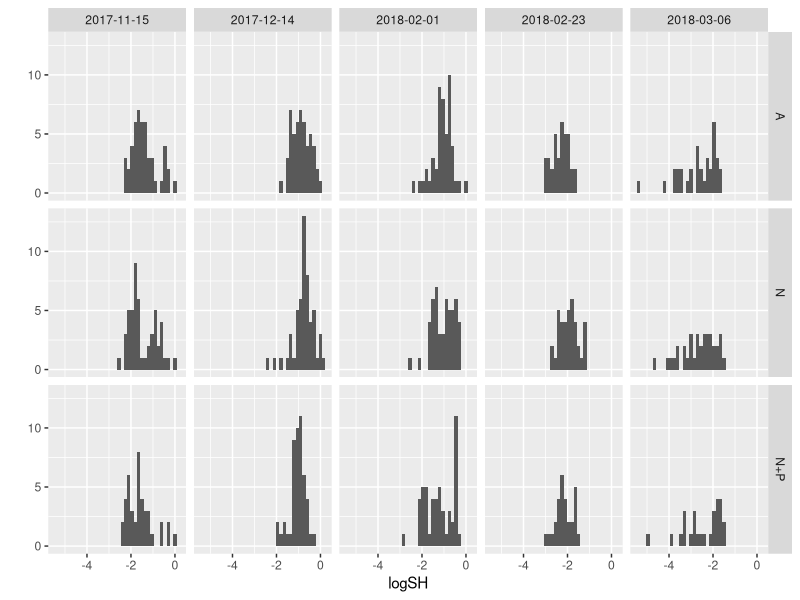
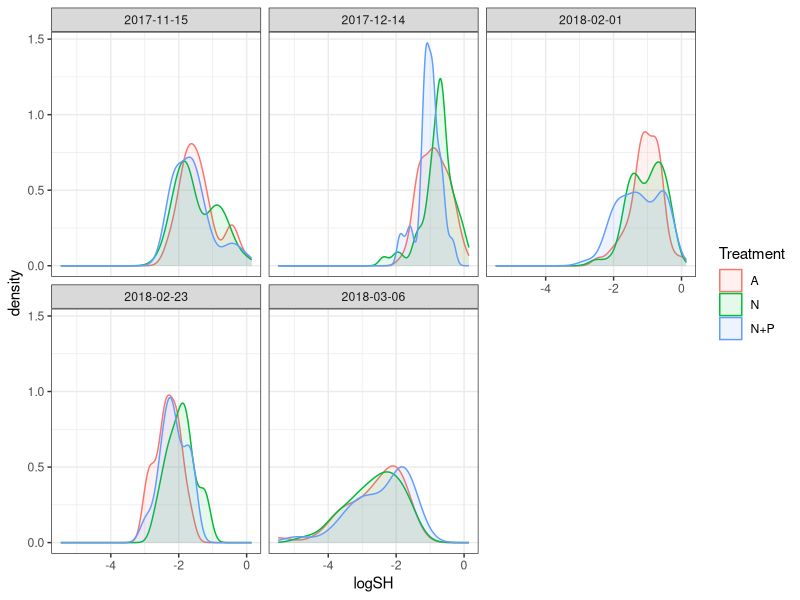
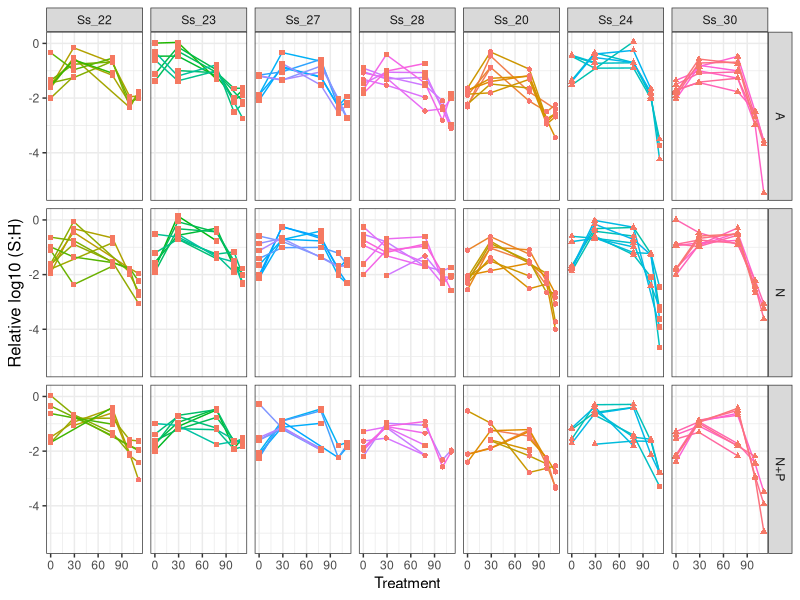
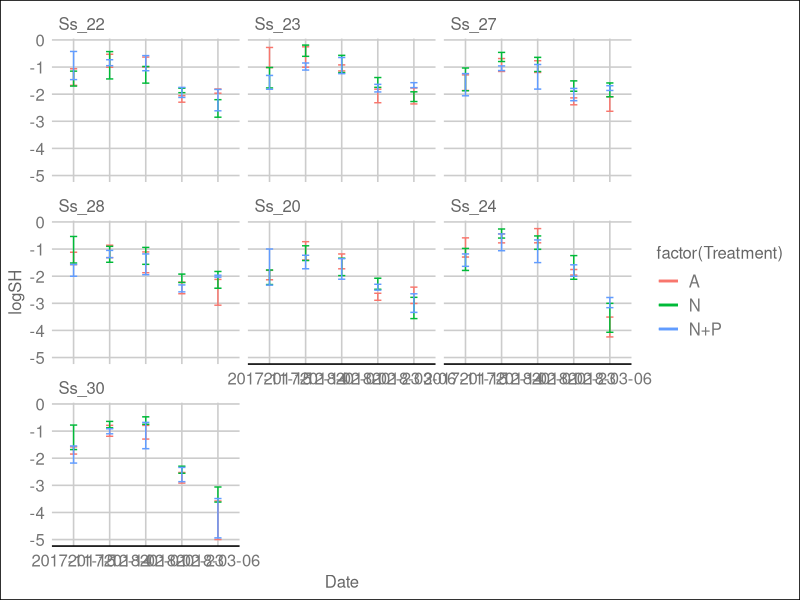
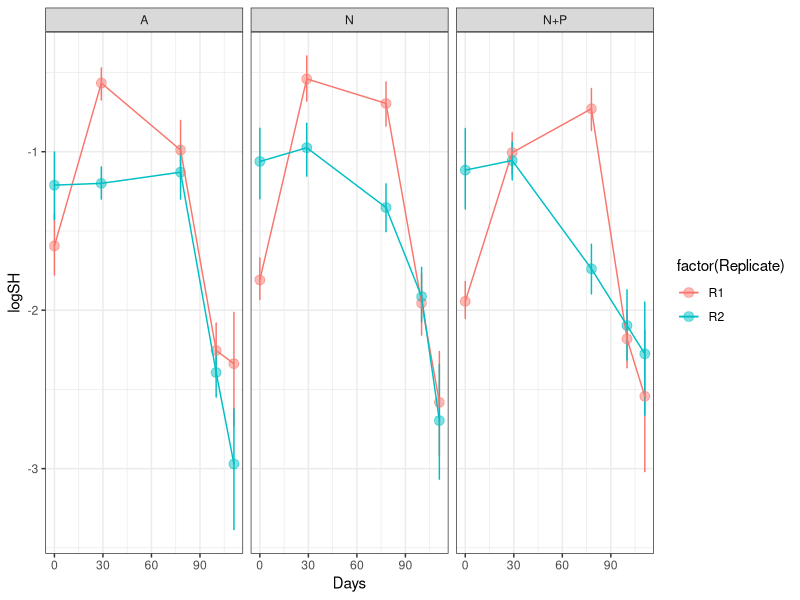
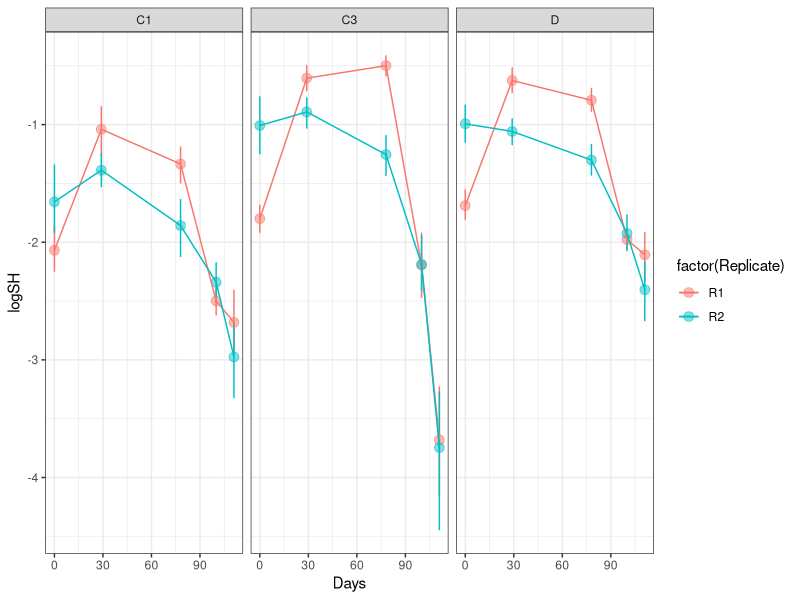
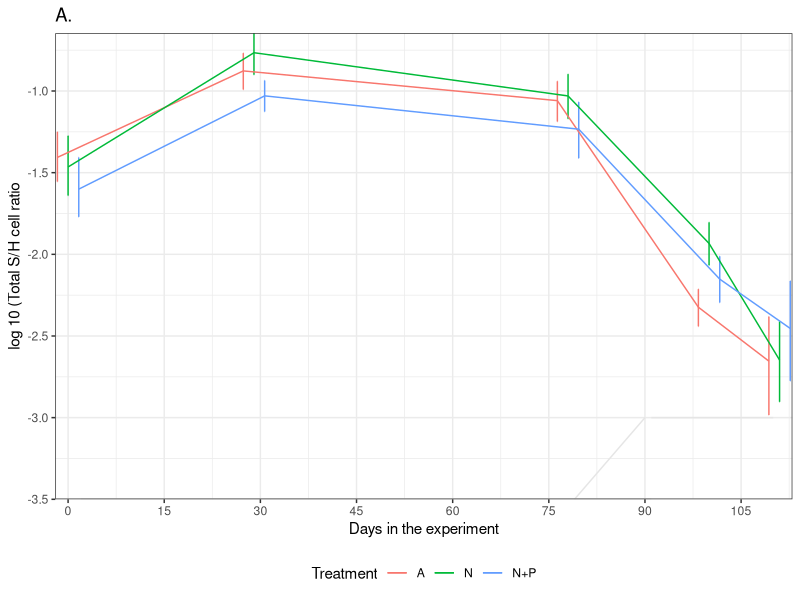
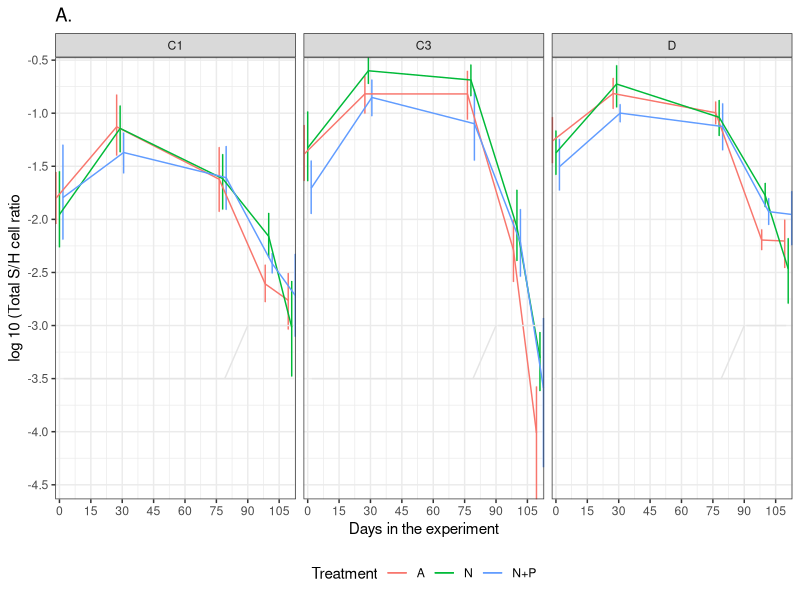

These charts were generated, in order, by the following R code: (Note: this script raises an error after producing the figures.)
## ---- chunk 1
knitr::opts_chunk$set(echo = TRUE, warning=FALSE, message=FALSE)
## ---- chunk 2

# Get all libraries and sources required to run the script
        library(plyr)
        library(dplyr)
        library(reshape2)

        library(ggplot2)
        library(ggthemes)
        library(scales)

        library(lme4)
        library(lmerTest)
        library(emmeans)
    
        library(skimr)

# Default ggplot settings

    Fill.colour<-scale_colour_manual(values = c("black", "gray70", "gray35"))

    ggthe_bw<-theme(plot.background=element_blank(),
          panel.grid.major.y = element_blank(),
          panel.grid.major.x = element_blank(),
          panel.grid.minor.x = element_blank(),
          panel.grid.minor.y = element_blank(),
          legend.box.background = element_rect(),
          panel.background =element_rect(fill = NA, color = "black")
          )+
    theme_bw()
## ---- chunk 3

# Import the data
  qPCR.variables  <- read.csv("Outputs/Ssid_SH_cell_ratio.csv", header = T)

# Remove blastate samples
  qPCR.variables<-subset(qPCR.variables, Date!="2018-02-05")
    
 
# Variable types 
str(qPCR.variables)
  qPCR.variables$Genotype<-factor(qPCR.variables$Genotype, 
                                   levels=c("Ss_22","Ss_23","Ss_27", "Ss_28",
                                          "Ss_20", "Ss_24","Ss_30"))
  qPCR.variables$DaysF<-as.factor(qPCR.variables$Days)
  
  summary(qPCR.variables)
  skim(qPCR.variables)

## ---- chunk 4
  HistoL_SH<-qplot(logSH, data=qPCR.variables, binwidth=0.15)
   HistoL_SH + facet_grid(Treatment~Date)
   
  ggplot(qPCR.variables, aes(logSH, fill = Treatment , colour = Treatment)) +
   geom_density(alpha = 0.1) + facet_wrap(~Date) + ggthe_bw

## ---- chunk 5

logSHGenotype <- ggplot(qPCR.variables, aes(Days, logSH)) +
  geom_line(aes(colour=Fragment))+geom_point(aes(shape=factor(Community), colour=factor(Community)))+
  # geom_jitter(aes(colour=factor(Replicate))) +
      # stat_summary(fun.data = "mean_cl_boot",geom = "errorbar", width = 0.2)+
      #stat_summary(fun.y=mean, geom="point", size =3, alpha=0.5) +
      # stat_summary(fun.y=mean, geom="line", size =1, alpha=0.5) + 
      facet_grid(Treatment~Genotype) +
      ggthe_bw +theme(legend.position = "none" )

logSHGenotype + ylab("Relative log10 (S:H)") + xlab("Treatment") +  
      theme(axis.title.y=element_text(size=12), legend.position="none")


logSHTreatment <- ggplot(qPCR.variables, aes(Date, logSH, colour=factor(Treatment))) +
       # geom_jitter(aes(colour=factor(Treatment))) +
       stat_summary(fun.data = "mean_cl_boot",geom = "errorbar", width = 0.2)+
       stat_summary(fun.y=mean, geom="line", size =1) +
       theme_gdocs() 
logSHTreatment + facet_wrap(~Genotype)

logSH_Replicate<- ggplot(qPCR.variables, aes (Days, logSH, 
                                             colour=factor(Replicate))) +
  stat_summary(fun.data = "mean_cl_boot",geom = "errorbar", width = 0.2 )+
  stat_summary(fun.y=mean, geom="point", size =3, alpha=0.5) +
  stat_summary(fun.y=mean, geom="line") + facet_grid (~Treatment) + ggthe_bw
logSH_Replicate 
logSH_Replicate+ facet_grid(~Community)

logSHTreatment <- ggplot (qPCR.variables, aes(Days, logSH, colour=Treatment)) + 
  ggtitle("A.") +  # geom_point(alpha=0.3) +
  ggthe_bw +  theme(legend.position="bottom") +
  
  stat_summary(fun.data = "mean_cl_boot",geom = "errorbar", 
                    position = position_dodge(width = 5), width = 0.2 )+
  #stat_summary(fun.y=mean, geom="point", size =3, alpha=0.5, 
       #            position = position_dodge(width = 1)) +
  stat_summary(fun.y=mean, geom="line", position = position_dodge(width = 5)) + 

  scale_y_continuous(breaks = seq(-5, 0.5, 0.5),
                    expand = c(0,0),
                  name=("log 10 (Total S/H cell ratio")) +
  scale_x_continuous(name="Days in the experiment",
                         limits = c(-2,113),
                         breaks = seq(0, 110, 15),  
                         expand = c(0, 0)) +  
 
      annotate("segment", x = 2, xend = 91, y = -3.5, yend = -3.5,
                colour = "gray90")+
      annotate("segment", x = 79, xend = 90, y = -3.5, yend = -3,
                colour = "gray90")+
      annotate("segment", x = 91, xend = 110, y = -3, yend = -3,
                colour = "gray90")
logSHTreatment

#logSHTreatment + facet_wrap(~Genotype)
logSHTreatment + facet_wrap(~Community)
## ---- chunk 6
logC_Treatment <- ggplot(qPCR.variables,
                         aes(Days, logC.SH, colour=factor(Fragment))) +
     geom_line()+ 
     #geom_jitter(aes(colour=factor(Replicate))) +
         #stat_summary(fun.data = "mean_cl_boot",geom = "errorbar", width = 0.2)+
         #stat_summary(fun.y=mean, geom="line", size =1, alpha=0.5) + 
         ggthe_bw +  theme(legend.position = "none" )
logC_Treatment
logC_Treatment + facet_grid(Genotype~Treatment)
logC_Treatment + facet_grid(Community~Treatment)
## ---- chunk 7
logD_genotype <- ggplot(qPCR.variables,
                         aes(Days, logD.SH, colour=factor(Fragment))) +
     geom_line()+ 
     #geom_jitter(aes(colour=factor(Replicate))) +
         #stat_summary(fun.data = "mean_cl_boot",geom = "errorbar", width = 0.2)+
         #stat_summary(fun.y=mean, geom="line", size =1, alpha=0.5) + 
         ggthe_bw +  theme(legend.position = "none" )
logD_genotype
logD_genotype + facet_grid(Genotype~Treatment)

logD_Treat <- ggplot(qPCR.variables,
                         aes(Days, logD.SH, colour=factor(Treatment))) +
     #geom_jitter(aes(colour=factor(Replicate))) +
        stat_summary(fun.data = "mean_cl_boot",geom = "errorbar", width = 0.2)+
        stat_summary(fun.y=mean, geom="line", size =1, alpha=0.5) + 
        ggthe_bw +  theme(legend.position = "none" )
logD_Treat
logD_Treat + facet_grid(Community~Treatment)

## ---- chunk 8
D.PTreatment <- ggplot(qPCR.variables, aes(Days, D.Prp, colour=Fragment)) +
        ggthe_bw +  theme(legend.position="none") +  
        geom_jitter(aes(shape=factor(Replicate)), alpha=0.5) +
        geom_line() + facet_grid (Genotype~Treatment) +
  
      annotate("segment", x = 2, xend = 91, y = 0, yend = 0,
                colour = "gray90")+
      #annotate("text", x = 45, y = 0.2, label = "Nutrients", size=3)+
    
      annotate("segment", x = 79, xend = 90, y = 0, yend = 0.3,
                colour = "gray90")+
    
      annotate("segment", x = 91, xend = 110, y = 0.3, yend = 0.3,
                colour = "gray90")+
      #annotate("text", x = 99, y = 0.3, label = "Heat", size=3)+

      scale_y_continuous(breaks = seq(0, 1, 0.3),
                     name=("Durusdinium proportion (D/H)/(S/H)")) +
      scale_x_continuous(name="Days in the experiment",
                           limits = c(-2,113),
                         breaks = seq(0, 110, 45),  
                         expand = c(0, 0))
D.PTreatment
## ---- chunk 9
# Removing weird points and colonies not used 
  qPCR.variables_2<-subset(qPCR.variables, Date!="2017-12-14")
  qPCR.variables_2<-subset(qPCR.variables_2, TotalSH<0.8)
 
  
logSH_Genotype<- ggplot(qPCR.variables_2, aes (Days, logSH, 
                     colour=factor(Fragment))) +
  theme_gdocs() + geom_line()+ facet_grid (Genotype~Treatment)#+
logSH_Genotype + theme(legend.position = "none" ) + geom_point()

## ---- chunk 10
logSHTreatment <- ggplot (qPCR.variables_2, aes(Days, logSH, colour=Treatment)) +  theme_bw() + ggtitle("A.")+
    theme(plot.background=element_blank(), 
            panel.border = element_blank(),
            axis.line = element_line(colour = "black"),
            panel.grid.major = element_blank(),
            panel.grid.minor = element_blank(),
            legend.position="bottom",
            strip.background = element_rect(fill="white")) +
       #geom_jitter(aes(colour=factor(Replicate))) +
       stat_summary(fun.data = "mean_cl_boot",geom = "errorbar", 
                    position = position_dodge(width = 2), width = 0.2 )+
      #stat_summary(fun.y=mean, geom="point", size =3, alpha=0.5, 
       #            position = position_dodge(width = 1)) +
       stat_summary(fun.y=mean, geom="line") + 
        annotate("rect", xmin= 2, xmax = 91,
                 ymin = -2, ymax = -1.5, fill="blue", alpha = 0.04)+
        annotate("rect", xmin= 79, xmax = 90,
                 ymin = -2, ymax = -0.1, fill="orange", alpha = 0.04)+
        annotate("rect", xmin= 90, xmax = 113,
               ymin =  -2, ymax = -0.1, fill="red", alpha = 0.04)+
      scale_y_continuous(breaks = seq(0, 0.4, 0.1),
                    expand = c(0,0),
                   name=("Symbiodinium / A.cervicornis (A/H) cell ratio")) +
      scale_x_continuous(name="Days in the experiment",
                         limits = c(-2,113),
                         breaks = seq(0, 110, 15),  
                         expand = c(0, 0)) # +
  #facet_wrap (~Genotype)


  logSHTreatment
  
  ggsave(file="5.3A_AH.svg", plot=logSHTreatment, width=3.0, height=6)
  ggsave(file="5.3A_AH_NoGenotype.svg", plot=logSHTreatment, width=3.0, height=3)

  
  # NOT log 10
  
  SHTreatment_2 <- ggplot (qPCR.variables_2, aes(Days, C.Ssid, colour=Treatment)) +  theme_bw() + ggtitle("C.")+
    theme(plot.background=element_blank(), 
            panel.border = element_blank(),
            axis.line = element_line(colour = "black"),
            panel.grid.major = element_blank(),
            panel.grid.minor = element_blank(),
            legend.position="bottom",
            strip.background = element_rect(fill="white")) +
       #geom_jitter(aes(colour=factor(Replicate))) +
       stat_summary(fun.data = "mean_cl_boot",geom = "errorbar", 
                    position = position_dodge(width = 2), width = 0.2 )+
      #stat_summary(fun.y=mean, geom="point", size =3, alpha=0.5, 
       #            position = position_dodge(width = 1)) +
       stat_summary(fun.y=mean, geom="line") +
        annotate("rect", xmin= 2, xmax = 91,
                 ymin = 0, ymax = 0.05, fill="blue", alpha = 0.04)+
        annotate("rect", xmin= 79, xmax = 90,
                 ymin = 0, ymax = 0.25, fill="orange", alpha = 0.04)+
        annotate("rect", xmin= 90, xmax = 113,
               ymin = 0, ymax = 0.25, fill="red", alpha = 0.04)+
      scale_x_continuous(name="Days in the experiment",
                         limits = c(-2,113),
                         breaks = seq(0, 110, 15),  
                         expand = c(0, 0))
  # facet_grid (Genotype~Community)

  SHTreatment_2
  
  #ggsave(file="5.3A_AH_2.svg", plot=SHTreatment_2, width=3.0, height=6)
  ggsave(file="5.3C_SH_NoGenotype_2.svg", plot=SHTreatment_2, width=3.0, height=3)

# Day as factor

LM_Ssid.qpCR<-lmer(logSH ~ Treatment * DaysF + (1|Replicate) + (1|Genotype/Fragment), data= qPCR.variables_2)
step(LM_Ssid.qpCR)
summary(LM_Ssid.qpCR)

LM_Ssid.qpCR<-lmer(logSH ~ Treatment * DaysF + Replicate + (1|Genotype),
                   data= qPCR.variables_2)
step(LM_Ssid.qpCR)
Ssid.YII.emm<-emmeans(LM_Ssid.qpCR, ~Treatment * DaysF)
     contrast(Ssid.YII.emm, "tukey")
    # Effect plot options
emmip(LM_Ssid.qpCR, ~DaysF|Treatment, CIs = TRUE, aes(Genotype=factor(Treatment))) + theme_gdocs() # interaction plot of predictions

    
    # Pairwise comparisons
    pairs(Ssid.YII.emm) # same than contrast(Ssid.YII.emm, "tukey")
    plot(emmeans(LM_Ssid.qpCR, ~Treatment|DaysF), comparisons = TRUE) +
        theme_gdocs() # Tukey comparission (do not trust CI to compare EMMs)
    
    plot(emmeans(LM_Ssid.qpCR, ~Treatment|DaysF), comparisons = TRUE) +
      coord_flip(xlim = NULL, ylim = NULL, expand = TRUE) + facet_wrap(~DaysF) +
      theme_gdocs()
    
    EMM_AH<-cld(Ssid.YII.emm, by=NULL) # compact-letter display
    write.csv(EMM_AH, "EMM_AH.csv")  
    
  qPCR.variables_3<-subset(qPCR.variables, Date!="2018-02-23")   
  qPCR.variables_3<-subset(qPCR.variables_3, Sample!="22-18_2018-03-06")   
  SampleSize <- data.frame(table(qPCR.variables_3$Fragment))
  colnames(SampleSize)<-c("Fragment","Times")
  qPCR.variables_3<-join(qPCR.variables_3, SampleSize, type = "left")
  qPCR.variables_3<-subset(qPCR.variables_3, Times>2)
  
  

D.PTreatment <- ggplot(qPCR.variables_3, aes(Days, D.Prp, colour=Fragment)) + theme_bw() +
            theme(plot.background=element_blank(), 
            panel.border = element_blank(),
            axis.line = element_line(colour = "black"),
            panel.grid.major = element_blank(),
            panel.grid.minor = element_blank(),
            legend.position="none",
            strip.background = element_rect(fill="white")) +
         #geom_jitter(aes(colour=factor(Replicate))) +
         geom_line() + 
         annotate("rect", xmin= 2, xmax = 91,
                 ymin = 0, ymax = 0.2, fill="blue", alpha = 0.04)+
          annotate("rect", xmin= 79, xmax = 90,
                 ymin = 0, ymax = 1, fill="orange", alpha = 0.04)+
          annotate("rect", xmin= 90, xmax = 113,
               ymin =  0, ymax = 1, fill="red", alpha = 0.04)+
        scale_y_continuous(breaks = seq(0, 1, 0.3),
                     name=("Durusdinium proportion (D/H)/(S/H)")) +
        scale_x_continuous(name="Days in the experiment",
                           limits = c(-2,113),
                         breaks = seq(0, 110, 45),  
                         expand = c(0, 0)) +
      facet_grid (Treatment~Genotype, labeller = labeller(Genotype=c(
                                    `30` = "S.sid_30", 
                                    `20` = "S.sid_20",
                                   `24` = "S.sid_24", 
                                    `28` = "S.sid_28",
                                   `27` = "S.sid_27",
                                   `23` = "S.sid_23",
                                   `22` = "S.sid_22")))

D.PTreatment
ggsave(file="D.PTreatment.svg", plot=D.PTreatment, width=6.0, height=4.0)


    
## ---- chunk 11
 # Claculate relative changes (1 - Control)
      
          # Summary per Genotype per Treatment
          library(plyr)
          SH.Summary <- plyr::ddply (qPCR.variables, . (Genotype, Treatment, Days),summarise, 
                                                A.H_mean = mean (A.Ssid , na.rm = F), 
                                                A.H_sd = sd (A.Ssid, na.rm = F))
          
        SH.SummaryCon<-subset(SH.Summary, Treatment=="Control" )
        SH.SummaryCon$Genotype_Day<-paste(SH.SummaryCon$Genotype, SH.SummaryCon$Days, sep = "_")
        qPCR.variables$Genotype_Day<-paste(qPCR.variables$Genotype, qPCR.variables$Days, sep = "_")
          
        qPCR.variables$Control.A.H<- 
                SH.SummaryCon[match(qPCR.variables$Genotype_Day, SH.SummaryCon$Genotype_Day),"A.H_mean"] 
        qPCR.variables$Control_A.Ssid<-((qPCR.variables$A.Ssid)-qPCR.variables$Control.A.H)
          
        HistoL_SH<-qplot(Control_A.Ssid, data=qPCR.variables, binwidth=0.1)
          HistoL_SH + facet_grid(Treatment~Date)
          
          
logSHTreatment <- ggplot(qPCR.variables, aes(Days, (Control_A.Ssid*100), colour=factor(Treatment))) +
       # geom_jitter(aes(colour=factor(Replicate))) +
       stat_summary(fun.data = "mean_cl_boot",geom = "errorbar", 
                    position = position_dodge(width = 1), width = 0.2 )+
      stat_summary(fun.y=mean, geom="point", size =3, alpha=0.5, 
                   position = position_dodge(width = 1)) +
       stat_summary(fun.y=mean, geom="line", size =1, alpha=0.5) + 
       theme_gdocs() 

logSHTreatment + ylab("Relative (A/H)") + xlab("Days in nutrient treatment") +  
      theme(axis.title.y=element_text(size=12), legend.position="none")

## ---- chunk 12

qPCR.blastate<-qPCR.variables[((qPCR.variables$Date=="2018-02-05") |
                                 (qPCR.variables$Date=="2018-03-08")), ]
  
qPCR.razor <- droplevels(qPCR.variables[!rownames(qPCR.variables) %in% rownames(qPCR.blastate), ])  

write.csv(qPCR.razor, "Ssid_Razor_qPCR.csv")
write.csv(qPCR.blastate, "Ssid_Blastate_qPCR.csv")


logSHTreatment <- ggplot(qPCR.razor, aes(Days, (Control_A.Ssid*100), colour=factor(Treatment))) +
       # geom_jitter(aes(colour=factor(Replicate))) +
       stat_summary(fun.data = "mean_cl_boot",geom = "errorbar", 
                    position = position_dodge(width = 1), width = 0.2 )+
      stat_summary(fun.y=mean, geom="point", size =3, alpha=0.5, 
                   position = position_dodge(width = 1)) +
       stat_summary(fun.y=mean, geom="line", size =1, alpha=0.5) + 
       theme_gdocs() 

logSHTreatment + ylab("Relative (A/H)") + xlab("Days in nutrient treatment") +  
      theme(axis.title.y=element_text(size=12), legend.position="none") +
      facet_wrap(~Genotype)


## ---- chunk 13

#   qPCR.razor <- qPCR.razor[!(qPCR.razor$Genotype == "F"), ]
#     qPCR.razor <- qPCR.razor[!(qPCR.razor$Genotype == "Yellow"), ]
#     qPCR.razor <- qPCR.razor[!(qPCR.razor$Genotype == "Red and Yellow"), ]
# 
# logSHTreatment <- ggplot(qPCR.razor, aes(Days, (Control_A.Ssid*100), colour=factor(Treatment))) +
#        # geom_jitter(aes(colour=factor(Replicate))) +
#        stat_summary(fun.data = "mean_cl_boot",geom = "errorbar", 
#                     position = position_dodge(width = 1), width = 0.2 )+
#       stat_summary(fun.y=mean, geom="point", size =3, alpha=0.5, 
#                    position = position_dodge(width = 1)) +
#        stat_summary(fun.y=mean, geom="line", size =1, alpha=0.5) + 
#        theme_gdocs() 
# 
# logSHTreatment + ylab("Relative (A/H)") + xlab("Days in nutrient treatment") +  
#       theme(axis.title.y=element_text(size=12), legend.position="none")


## ---- chunk 14
# Libraries 
     library(ggplot2)
     library(ggthemes)
     library(lme4)
     library(emmeans)
## ---- chunk 15
############################
# Only nutrients

qPCR.nutrients<-subset(qPCR.variables, qPCR.variables$Days<80)
qPCR.nutrients<-subset(qPCR.nutrients, qPCR.variables$logSH>-2.5)
qPCR.nutrients<-subset(qPCR.nutrients, !(Genotype=="F"))
qPCR.nutrients<-subset(qPCR.nutrients, !(Genotype=="Yellow"))
qPCR.nutrients_wide<-YII.Wide<- reshape(qPCR.nutrients, idvar = "Fragment", timevar = "Days", direction = "wide")

    qPCR.nutrients <- qPCR.nutrients[!(qPCR.nutrients$Genotype == "F"), ]
    qPCR.nutrients <- qPCR.nutrients[!(qPCR.nutrients$Genotype == "Yellow"), ]
    qPCR.nutrients <- qPCR.nutrients[!(qPCR.nutrients$Genotype == "Red and Yellow"), ]

qPCR.nutrients_wide<-qPCR.nutrients_wide[complete.cases(qPCR.nutrients_wide), ]

# qPCR.nutrients.complete<-melt(qPCR.nutrients_wide, id.vars = c("Sample"))
# qPCR.nutrients$Mortality[((is.na(qPCR.nutrients$logSH)) & (qPCR.nutrients$Days>74))]<-"Died"
 
logSHTreatment <- ggplot(qPCR.nutrients, aes(Days, (Control_A.Ssid*100), colour=factor(Treatment))) +
       # geom_jitter(aes(colour=factor(Replicate))) +
       stat_summary(fun.data = "mean_cl_boot",geom = "errorbar", 
                    position = position_dodge(width = 1), width = 0.2 )+
      stat_summary(fun.y=mean, geom="point", size =3, alpha=0.5, 
                   position = position_dodge(width = 1)) +
       stat_summary(fun.y=mean, geom="line", size =1, alpha=0.5) + 
       theme_gdocs() 

logSHTreatment + ylab("Relative (A/H)") + xlab("Days in nutrient treatment") +  
      theme(axis.title.y=element_text(size=12), legend.position="none")
                       

logSHGenotype <- ggplot(qPCR.nutrients, aes(Date, logSH, colour=factor(Genotype))) +
       geom_point() +
       stat_summary(fun.data = "mean_cl_boot",geom = "errorbar", width = 0.2)+
       stat_summary(fun.y=mean, geom="line") +
       theme_gdocs() + facet_grid(~Treatment)
logSHGenotype

logSHGenotype <- ggplot(qPCR.nutrients, aes(Date, logSH, colour=factor(Fragment))) +
       geom_point() +
       stat_summary(fun.data = "mean_cl_boot",geom = "errorbar", width = 0.2)+
       stat_summary(fun.y=mean, geom="line") +
       theme_gdocs() + facet_grid(Genotype~Treatment)
logSHGenotype

logSHTreatment <- ggplot(qPCR.nutrients, aes(Days, logSH, colour=factor(Treatment))) +
       # geom_jitter(aes(colour=factor(Replicate))) +
       stat_summary(fun.data = "mean_cl_boot",geom = "errorbar", 
                    position = position_dodge(width = 1), width = 0.2 )+
      stat_summary(fun.y=mean, geom="point", size =3, alpha=0.5, 
                   position = position_dodge(width = 1)) +
       stat_summary(fun.y=mean, geom="line", size =1, alpha=0.5) + 
       theme_gdocs() 

logSHTreatment + ylab("log10 (A/H)") + xlab("Days in nutrient treatment") +  
      theme(axis.title.y=element_text(size=12), legend.position="none")



# Day as contin.
    LM_1 <- lmerTest::lmer(logSH ~ Treatment * Days * Replicate + (1|Genotype/Fragment),                    REML=TRUE, data= qPCR.nutrients)
    
    step(LM_1)
    
    LM_1 <-lmer(logSH ~ Treatment + (1 | Genotype), REML=TRUE, data= qPCR.nutrients)
    
    summary(LM_1)
    A.H.emm<-emmeans(LM_1, ~Treatment)
    emmip(LM_1, ~Treatment, CIs = TRUE) + theme_gdocs() # interaction plot of predictions
    pairs(A.H.emm)

# Day as factor

LM_Ssid.qpCR<-lmer(logSH ~ Treatment * DaysF * Replicate + (1 | Genotype), data= qPCR.nutrients)

step(LM_Ssid.qpCR)

summary(LM_Ssid.qpCR)
 
Ssid.YII.emm<-emmeans(LM_Ssid.qpCR, ~Treatment * DaysF* Replicate)
    # contrast(Ssid.YII.emm, "tukey")
      # Effect plot options
emmip(LM_Ssid.qpCR, ~Treatment|DaysF, CIs = TRUE, aes(Genotype=factor(Treatment))) + theme_gdocs() # interaction plot of predictions

    
    # Pairwise comparisons
    pairs(Ssid.YII.emm) # same than contrast(Ssid.YII.emm, "tukey")
    plot(emmeans(LM_Ssid.qpCR, ~Treatment|DaysF), comparisons = TRUE) +
        theme_gdocs() # Tukey comparission (do not trust CI to compare EMMs)
    
    plot(emmeans(LM_Ssid.qpCR, ~Treatment|DaysF), comparisons = TRUE) +
      coord_flip(xlim = NULL, ylim = NULL, expand = TRUE) + facet_wrap(~DaysF) +
      theme_gdocs()
    
    cld(Ssid.YII.emm, by=NULL) # compact-letter display
    
